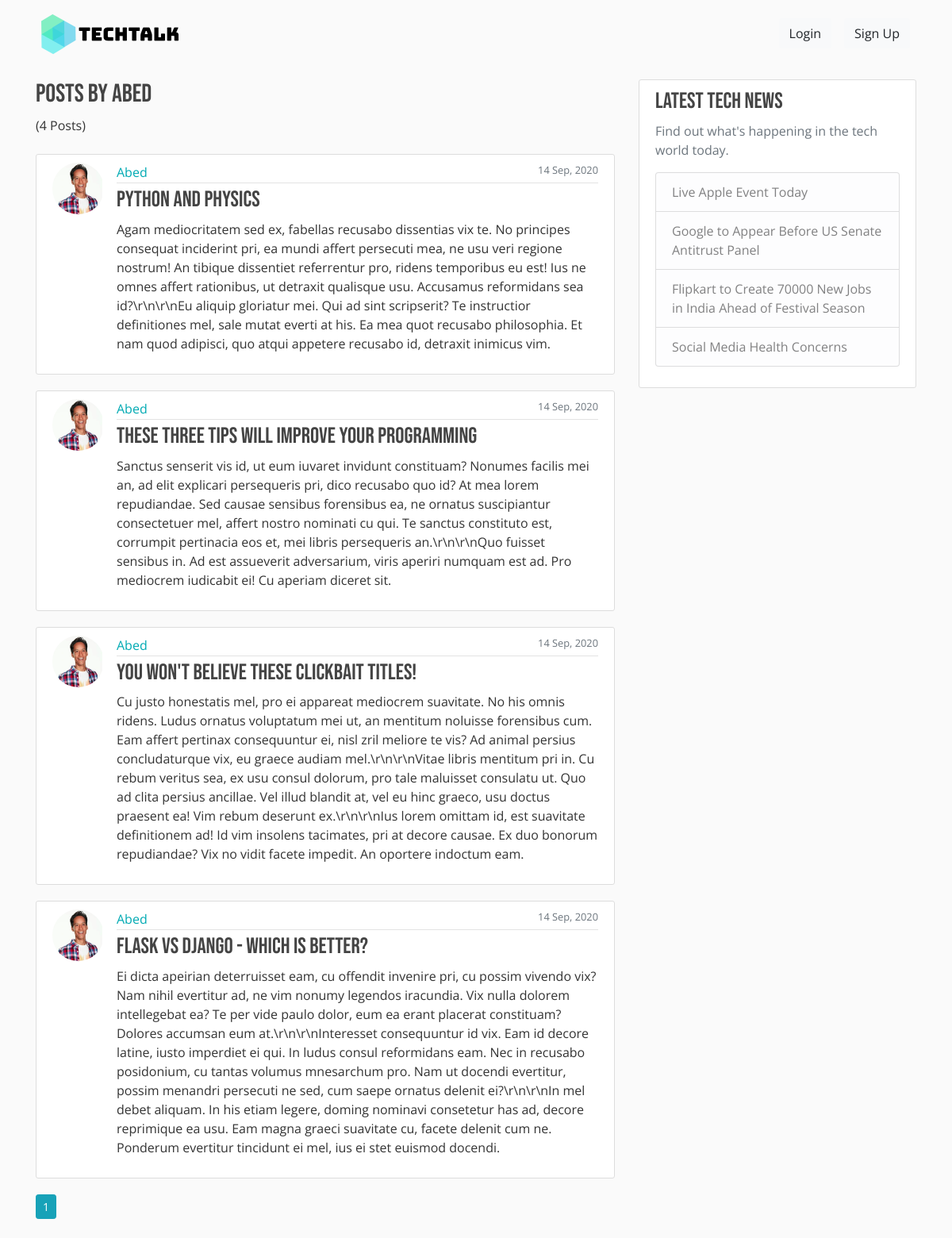
The app's page /user/Abed with its own data.
### techtalk/models.py (models this page shows, shortened)
class User(db.Model, UserMixin):
    id = db.Column(db.Integer, primary_key=True)
    username = db.Column(db.String(20), unique=True, nullable=False)
    email = db.Column(db.String(120), unique=True, nullable=False)
    image_file = db.Column(db.String(20), nullable=False, default='default.jpg')
    password = db.Column(db.String(60), nullable=False)
    posts = db.relationship('Post', backref='author', lazy=True)

class Post(db.Model):
    id = db.Column(db.Integer, primary_key=True)
    title = db.Column(db.String(100), nullable=False)
    date_posted = db.Column(db.DateTime, nullable=False, default=datetime.utcnow)
    content = db.Column(db.Text, nullable=False)
    user_id = db.Column(db.Integer, db.ForeignKey('user.id'), nullable=False)

### techtalk/users/routes.py (the view)
@users.route("/user/<string:username>")
def user_posts(username):
    page = request.args.get('page', 1, type=int)
    user = User.query.filter_by(username=username).first_or_404()
    posts = Post.query.filter_by(author=user)\
        .order_by(Post.date_posted.desc())\
        .paginate(page=page, per_page=5)
    return render_template('user_posts.html', posts=posts, user=user)

### techtalk/templates/user_posts.html
{% extends "layout.html" %}
{% block content %}
<h2 class="mb-2">Posts by {{ user.username }}</h2>
<p class="mb-4">({{ posts.total }} Posts)</p>
{% for post in posts.items %}
<article class="media content-section">
    <img class="rounded-circle article-img" src="{{ url_for('static', filename='profile_pics/' + post.author.image_file) }}" alt="">
    <div class="media-body">
        <div class="article-metadata">
            <a class="mr-2" href="{{ url_for('users.user_posts', username=post.author.username) }}">{{ post.author.username }}</a>
            <small class="text-muted float-right">{{ post.date_posted.strftime('%d %b, %Y') }}</small>
        </div>
        <h3><a class="article-title" href="{{ url_for('posts.post', post_id=post.id) }}">{{ post.title }}</a></h3>
        <p class="article-content">{{ post.content }}</p>
    </div>
</article>
{% endfor %}
{% for page_num in posts.iter_pages(left_edge=1, right_edge=1, left_current=1, right_current=2) %}
    {% if page_num %}
        {% if posts.page == page_num %}
        <a class="btn btn-sm btn-info mb-4" href="{{ url_for('users.user_posts', username=user.username, page=page_num) }}">{{ page_num }}</a>
        {% else %}
        <a class="btn btn-sm btn-outline-info mb-4" href="{{ url_for('users.user_posts', username=user.username, page=page_num) }}">{{ page_num }}</a>
        {% endif %}
    {% else %}
    ...
    {% endif %}
{% endfor %}
{% endblock content %}

### techtalk/static/main.css (style rules this page uses)
* { font-family: 'Open Sans', sans-serif; }
body { background: #fafafa; color: #333333; }
h1, h2, h3, h4, h5, h6 { color: #444444; font-family: 'Bebas Neue', cursive; }
a { color: #00AAB3; }
.content-section { background: #ffffff; padding: 10px 20px; border: 1px solid #dddddd; border-radius: 3px; margin-bottom: 20px; }
.article-title { color: #444444; font-family: 'Bebas Neue', cursive; }
.article-content { white-space: pre-line; }
.article-img { height: 65px; width: 65px; margin-right: 16px; }
.article-metadata { padding-bottom: 1px; margin-bottom: 4px; border-bottom: 1px solid #e3e3e3; }

### records on screen
User: username "Abed"
Post: image_file (picture), author.username "Abed", date_posted "14 Sep, 2020", title "Python and Physics", content "Agam mediocritatem sed ex, fabellas recusabo dissentias vix te. No principes consequat inciderint pri, ea mundi affert persecuti mea, ne usu veri regione nostrum! An tibique dissentiet referrentur pro, ridens temporibus eu est! Ius ne omnes affert rationibus, ut detraxit qualisque usu. Accusamus reformidans sea id?\\r\\n\\r\\nEu aliquip gloriatur mei. Qui ad sint scripserit? Te instructior definitiones mel, sale mutat everti at his. Ea mea quot recusabo philosophia. Et nam quod adipisci, quo atqui appetere recusabo id, detraxit inimicus vim."
Post: image_file (picture), author.username "Abed", date_posted "14 Sep, 2020", title "These Three Tips Will Improve Your Programming", content "Sanctus senserit vis id, ut eum iuvaret invidunt constituam? Nonumes facilis mei an, ad elit explicari persequeris pri, dico recusabo quo id? At mea lorem repudiandae. Sed causae sensibus forensibus ea, ne ornatus suscipiantur consectetuer mel, affert nostro nominati cu qui. Te sanctus constituto est, corrumpit pertinacia eos et, mei libris persequeris an.\\r\\n\\r\\nQuo fuisset sensibus in. Ad est assueverit adversarium, viris aperiri numquam est ad. Pro mediocrem iudicabit ei! Cu aperiam diceret sit."
Post: image_file (picture), author.username "Abed", date_posted "14 Sep, 2020", title "You Won't Believe These Clickbait Titles!", content "Cu justo honestatis mel, pro ei appareat mediocrem suavitate. No his omnis ridens. Ludus ornatus voluptatum mei ut, an mentitum noluisse forensibus cum. Eam affert pertinax consequuntur ei, nisl zril meliore te vis? Ad animal persius concludaturque vix, eu graece audiam mel.\\r\\n\\r\\nVitae libris mentitum pri in. Cu rebum veritus sea, ex usu consul dolorum, pro tale maluisset consulatu ut. Quo ad clita persius ancillae. Vel illud blandit at, vel eu hinc graeco, usu doctus praesent ea! Vim rebum deserunt ex.\\r\\n\\r\\nIus lorem omittam id, est suavitate definitionem ad! Id vim insolens tacimates, pri at decore causae. Ex duo bonorum repudiandae? Vix no vidit facete impedit. An oportere indoctum…"
Post: image_file (picture), author.username "Abed", date_posted "14 Sep, 2020", title "Flask vs Django - Which Is Better?", content "Ei dicta apeirian deterruisset eam, cu offendit invenire pri, cu possim vivendo vix? Nam nihil evertitur ad, ne vim nonumy legendos iracundia. Vix nulla dolorem intellegebat ea? Te per vide paulo dolor, eum ea erant placerat constituam? Dolores accumsan eum at.\\r\\n\\r\\nInteresset consequuntur id vix. Eam id decore latine, iusto imperdiet ei qui. In ludus consul reformidans eam. Nec in recusabo posidonium, cu tantas volumus mnesarchum pro. Nam ut docendi evertitur, possim menandri persecuti ne sed, cum saepe ornatus delenit ei?\\r\\n\\r\\nIn mel debet aliquam. In his etiam legere, doming nominavi consetetur has ad, decore reprimique ea usu. Eam magna graeci suavitate cu, facete delenit cum ne.…"

### other values on screen
{{ posts.total }} "4"
{{ page_num }} "1"
